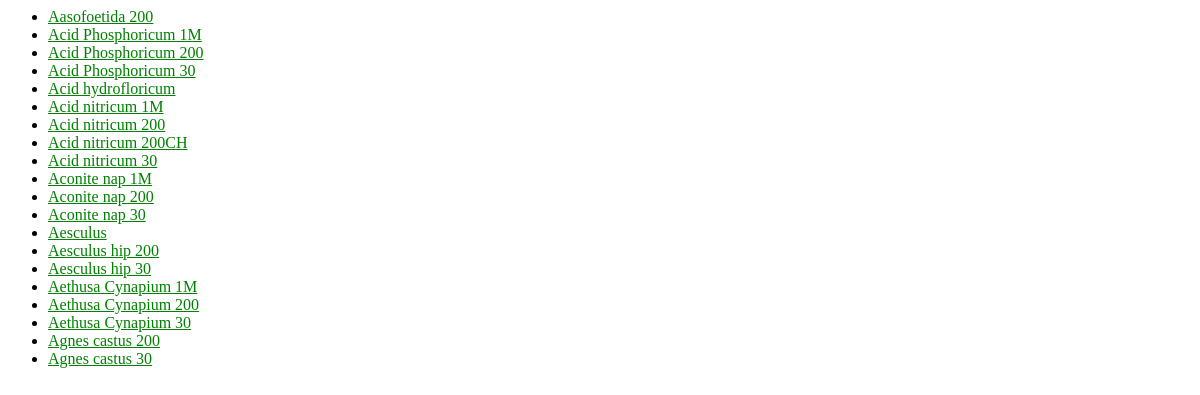
The app's page /, older data.
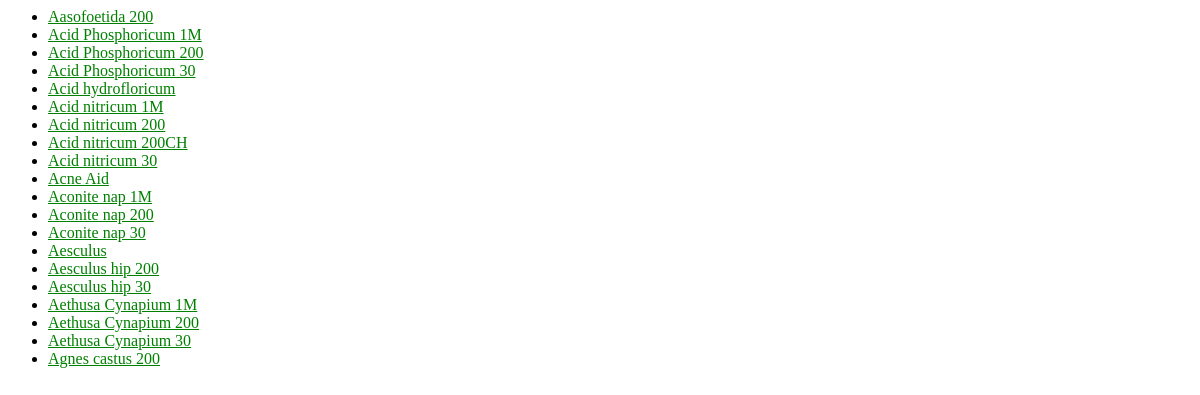
The same page, newer data.
### app/models.py (models this page shows)
class MedicineDetail(models.Model):
    medicine_brand_choice = (
        ('reckeweg', 'Reckeweg'),
        ('sbl', 'SBL'),
        ('schwabe', 'Schwabe'),
        ('bakson', 'Bakson'),
        ('bhargawa', 'Bhargawa'),
    )
    strength_choice = (
        ('Combination', 'Combination'),
        ('ExternalUse', 'External Use'),
        ('Syrup', 'Syrup'),
        ('Mother', 'Mother'),
        ('CM', 'CM'),
        ('10M', '10M'),
        ('1M', '1M'),
        ('200', '200'),
        ('30', '30'),
        ('12', '12'),
        ('6x', '6X'),
        ('3x', '3X'),
    )
    in_stock_choice = (
        ('yes', 'YES'),
        ('no', 'NO'),
    )
    location_choice = (
        ('r1-a', 'R1-A'),
        ('r1-b', 'R1-B'),
        ('r1-c', 'R1-C'),
        ('r1-d', 'R1-D'),
        ('r2-a', 'R2-A'),
        ('r2-b', 'R2-B'),
        ('r2-c', 'R2-C'),
        ('r2-d', 'R2-D'),
    )
    medicine_name = models.CharField(max_length=100, unique=True)
    medicine_brand = models.CharField(max_length=100, choices=medicine_brand_choice)
    strength = models.CharField(max_length=50, null=True, choices=strength_choice)
    in_stock = models.CharField(max_length=10, null=True, choices=in_stock_choice)
    location = models.CharField(max_length=6, blank=True, null=True, choices=location_choice)
    quantity = models.CharField(max_length=6, default='', blank=True, null=True)
    count = models.IntegerField(default=0, blank=True, null=True)
    mrp = models.CharField(max_length=10, default='', blank=True, null=True)
    spr = models.CharField(max_length=10, default='', blank=True, null=True)
    therapeutic_use = models.TextField(max_length=500, default='', blank=True, null=True)
    symptom = models.TextField(max_length=1000, default='', blank=True, null=True)

### app/views.py (the view)
# urls.py: path('', views.IndexView.as_view(), name='index'),
class IndexView(generic.ListView):
    template_name = 'app/index.html'
    context_object_name = 'latest_medicine_list'
    def get_queryset(self):
        return MedicineDetail.objects.order_by('medicine_name')[:20]

### app/templates/app/index.html
{% load static %}
<link rel="stylesheet" type="text/css" href="{% static 'app/style.css' %}">
{% if latest_medicine_list %}
    <ul>
    {% for medicine in latest_medicine_list %}
        <li><a href="{% url 'app:detail' medicine.id %}">{{ medicine.medicine_name }}</a></li>
    {% endfor %}
    </ul>
{% else %}
    <p>No medicine are available.</p>
{% endif %}

### app/static/app/style.css (style rules this page uses)
li a { color: green; }

Row changes from the older to the newer data that the page shows:
no longer on this page (row unchanged): MedicineDetail: medicine_name "Agnes castus 30"
added MedicineDetail: medicine_name "Acne Aid"
